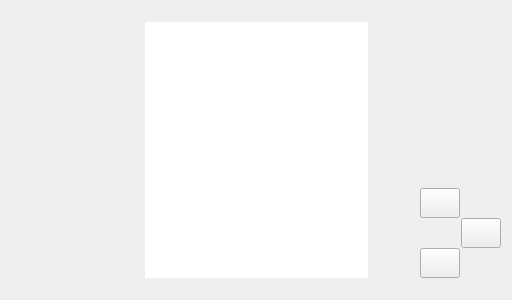
<?xml version="1.0" encoding="UTF-8"?>
<ui version="4.0">
 <class>MainWindow</class>
 <widget class="QMainWindow" name="MainWindow">
  <property name="geometry">
   <rect>
    <x>0</x>
    <y>0</y>
    <width>512</width>
    <height>300</height>
   </rect>
  </property>
  <property name="windowTitle">
   <string>MainWindow</string>
  </property>
  <property name="styleSheet">
   <string notr="true"/>
  </property>
  <widget class="QWidget" name="centralWidget">
   <layout class="QHBoxLayout" name="horizontalLayout_7" stretch="1,2,1">
    <property name="spacing">
     <number>0</number>
    </property>
    <item>
     <widget class="QFrame" name="frame_control">
      <property name="frameShape">
       <enum>QFrame::NoFrame</enum>
      </property>
      <property name="frameShadow">
       <enum>QFrame::Raised</enum>
      </property>
      <layout class="QVBoxLayout" name="verticalLayout_4">
       <property name="spacing">
        <number>0</number>
       </property>
       <property name="leftMargin">
        <number>0</number>
       </property>
       <property name="rightMargin">
        <number>0</number>
       </property>
       <item>
        <spacer name="verticalSpacer">
         <property name="orientation">
          <enum>Qt::Vertical</enum>
         </property>
         <property name="sizeHint" stdset="0">
          <size>
           <width>20</width>
           <height>40</height>
          </size>
         </property>
        </spacer>
       </item>
       <item>
        <layout class="QHBoxLayout" name="horizontalLayout_4">
         <item>
          <spacer name="horizontalSpacer_3">
           <property name="orientation">
            <enum>Qt::Horizontal</enum>
           </property>
           <property name="sizeHint" stdset="0">
            <size>
             <width>40</width>
             <height>20</height>
            </size>
           </property>
          </spacer>
         </item>
         <item>
          <widget class="QPushButton" name="pushButton_up">
           <property name="minimumSize">
            <size>
             <width>40</width>
             <height>30</height>
            </size>
           </property>
           <property name="maximumSize">
            <size>
             <width>16777215</width>
             <height>16777215</height>
            </size>
           </property>
           <property name="styleSheet">
            <string notr="true">border-image: url(:/res/up.png);</string>
           </property>
           <property name="text">
            <string/>
           </property>
           <property name="flat">
            <bool>true</bool>
           </property>
          </widget>
         </item>
         <item>
          <spacer name="horizontalSpacer_4">
           <property name="orientation">
            <enum>Qt::Horizontal</enum>
           </property>
           <property name="sizeHint" stdset="0">
            <size>
             <width>40</width>
             <height>20</height>
            </size>
           </property>
          </spacer>
         </item>
        </layout>
       </item>
       <item>
        <layout class="QHBoxLayout" name="horizontalLayout_5">
         <item>
          <widget class="QPushButton" name="pushButton_left">
           <property name="minimumSize">
            <size>
             <width>40</width>
             <height>30</height>
            </size>
           </property>
           <property name="maximumSize">
            <size>
             <width>16777215</width>
             <height>16777215</height>
            </size>
           </property>
           <property name="styleSheet">
            <string notr="true">border-image: url(:/res/left.png);</string>
           </property>
           <property name="text">
            <string/>
           </property>
           <property name="flat">
            <bool>true</bool>
           </property>
          </widget>
         </item>
         <item>
          <spacer name="horizontalSpacer_6">
           <property name="orientation">
            <enum>Qt::Horizontal</enum>
           </property>
           <property name="sizeHint" stdset="0">
            <size>
             <width>40</width>
             <height>20</height>
            </size>
           </property>
          </spacer>
         </item>
         <item>
          <widget class="QPushButton" name="pushButton_right">
           <property name="minimumSize">
            <size>
             <width>40</width>
             <height>30</height>
            </size>
           </property>
           <property name="maximumSize">
            <size>
             <width>16777215</width>
             <height>16777215</height>
            </size>
           </property>
           <property name="styleSheet">
            <string notr="true">border-image: url(:/res/right.png);</string>
           </property>
           <property name="text">
            <string/>
           </property>
           <property name="flat">
            <bool>true</bool>
           </property>
          </widget>
         </item>
        </layout>
       </item>
       <item>
        <layout class="QHBoxLayout" name="horizontalLayout_6">
         <item>
          <spacer name="horizontalSpacer_9">
           <property name="orientation">
            <enum>Qt::Horizontal</enum>
           </property>
           <property name="sizeHint" stdset="0">
            <size>
             <width>40</width>
             <height>20</height>
            </size>
           </property>
          </spacer>
         </item>
         <item>
          <widget class="QPushButton" name="pushButton_down">
           <property name="minimumSize">
            <size>
             <width>40</width>
             <height>30</height>
            </size>
           </property>
           <property name="maximumSize">
            <size>
             <width>16777215</width>
             <height>16777215</height>
            </size>
           </property>
           <property name="styleSheet">
            <string notr="true">border-image: url(:/res/down.png);</string>
           </property>
           <property name="text">
            <string/>
           </property>
           <property name="flat">
            <bool>true</bool>
           </property>
          </widget>
         </item>
         <item>
          <spacer name="horizontalSpacer_10">
           <property name="orientation">
            <enum>Qt::Horizontal</enum>
           </property>
           <property name="sizeHint" stdset="0">
            <size>
             <width>40</width>
             <height>20</height>
            </size>
           </property>
          </spacer>
         </item>
        </layout>
       </item>
      </layout>
     </widget>
    </item>
    <item>
     <widget class="QStackedWidget" name="stackedWidget">
      <property name="currentIndex">
       <number>0</number>
      </property>
      <widget class="QWidget" name="page">
       <layout class="QVBoxLayout" name="verticalLayout_2">
        <item>
         <widget class="QListWidget" name="listWidget">
          <property name="frameShape">
           <enum>QFrame::NoFrame</enum>
          </property>
         </widget>
        </item>
       </layout>
      </widget>
      <widget class="QWidget" name="page_2">
       <layout class="QVBoxLayout" name="verticalLayout_3">
        <property name="spacing">
         <number>0</number>
        </property>
        <property name="leftMargin">
         <number>0</number>
        </property>
        <property name="topMargin">
         <number>0</number>
        </property>
        <property name="rightMargin">
         <number>0</number>
        </property>
        <property name="bottomMargin">
         <number>0</number>
        </property>
        <item>
         <widget class="QFrame" name="frame_game">
          <property name="frameShape">
           <enum>QFrame::NoFrame</enum>
          </property>
          <property name="frameShadow">
           <enum>QFrame::Raised</enum>
          </property>
         </widget>
        </item>
       </layout>
      </widget>
     </widget>
    </item>
    <item>
     <widget class="QFrame" name="frame_fight">
      <property name="frameShape">
       <enum>QFrame::NoFrame</enum>
      </property>
      <property name="frameShadow">
       <enum>QFrame::Raised</enum>
      </property>
      <layout class="QVBoxLayout" name="verticalLayout">
       <property name="spacing">
        <number>0</number>
       </property>
       <property name="leftMargin">
        <number>0</number>
       </property>
       <property name="rightMargin">
        <number>0</number>
       </property>
       <item>
        <spacer name="verticalSpacer_2">
         <property name="orientation">
          <enum>Qt::Vertical</enum>
         </property>
         <property name="sizeHint" stdset="0">
          <size>
           <width>20</width>
           <height>40</height>
          </size>
         </property>
        </spacer>
       </item>
       <item>
        <layout class="QHBoxLayout" name="horizontalLayout">
         <item>
          <spacer name="horizontalSpacer_5">
           <property name="orientation">
            <enum>Qt::Horizontal</enum>
           </property>
           <property name="sizeHint" stdset="0">
            <size>
             <width>40</width>
             <height>20</height>
            </size>
           </property>
          </spacer>
         </item>
         <item>
          <widget class="QPushButton" name="pushButton_B">
           <property name="minimumSize">
            <size>
             <width>40</width>
             <height>30</height>
            </size>
           </property>
           <property name="maximumSize">
            <size>
             <width>16777215</width>
             <height>16777215</height>
            </size>
           </property>
           <property name="styleSheet">
            <string notr="true">border-image: url(:/res/B.png);</string>
           </property>
           <property name="text">
            <string/>
           </property>
          </widget>
         </item>
         <item>
          <spacer name="horizontalSpacer_8">
           <property name="orientation">
            <enum>Qt::Horizontal</enum>
           </property>
           <property name="sizeHint" stdset="0">
            <size>
             <width>40</width>
             <height>20</height>
            </size>
           </property>
          </spacer>
         </item>
        </layout>
       </item>
       <item>
        <layout class="QHBoxLayout" name="horizontalLayout_2">
         <item>
          <widget class="QPushButton" name="pushButton_A">
           <property name="minimumSize">
            <size>
             <width>40</width>
             <height>30</height>
            </size>
           </property>
           <property name="maximumSize">
            <size>
             <width>16777215</width>
             <height>16777215</height>
            </size>
           </property>
           <property name="styleSheet">
            <string notr="true">border-image: url(:/res/A.png);</string>
           </property>
           <property name="text">
            <string/>
           </property>
           <property name="flat">
            <bool>true</bool>
           </property>
          </widget>
         </item>
         <item>
          <spacer name="horizontalSpacer_11">
           <property name="orientation">
            <enum>Qt::Horizontal</enum>
           </property>
           <property name="sizeHint" stdset="0">
            <size>
             <width>40</width>
             <height>20</height>
            </size>
           </property>
          </spacer>
         </item>
         <item>
          <widget class="QPushButton" name="pushButton_C">
           <property name="minimumSize">
            <size>
             <width>40</width>
             <height>30</height>
            </size>
           </property>
           <property name="maximumSize">
            <size>
             <width>16777215</width>
             <height>16777215</height>
            </size>
           </property>
           <property name="styleSheet">
            <string notr="true">border-image: url(:/res/C.png);</string>
           </property>
           <property name="text">
            <string/>
           </property>
          </widget>
         </item>
        </layout>
       </item>
       <item>
        <layout class="QHBoxLayout" name="horizontalLayout_3">
         <item>
          <spacer name="horizontalSpacer">
           <property name="orientation">
            <enum>Qt::Horizontal</enum>
           </property>
           <property name="sizeHint" stdset="0">
            <size>
             <width>40</width>
             <height>20</height>
            </size>
           </property>
          </spacer>
         </item>
         <item>
          <widget class="QPushButton" name="pushButton_D">
           <property name="minimumSize">
            <size>
             <width>40</width>
             <height>30</height>
            </size>
           </property>
           <property name="maximumSize">
            <size>
             <width>16777215</width>
             <height>16777215</height>
            </size>
           </property>
           <property name="styleSheet">
            <string notr="true">border-image: url(:/res/D.png);</string>
           </property>
           <property name="text">
            <string/>
           </property>
          </widget>
         </item>
         <item>
          <spacer name="horizontalSpacer_2">
           <property name="orientation">
            <enum>Qt::Horizontal</enum>
           </property>
           <property name="sizeHint" stdset="0">
            <size>
             <width>40</width>
             <height>20</height>
            </size>
           </property>
          </spacer>
         </item>
        </layout>
       </item>
      </layout>
     </widget>
    </item>
   </layout>
  </widget>
 </widget>
 <layoutdefault spacing="6" margin="11"/>
 <resources/>
 <connections/>
</ui>
